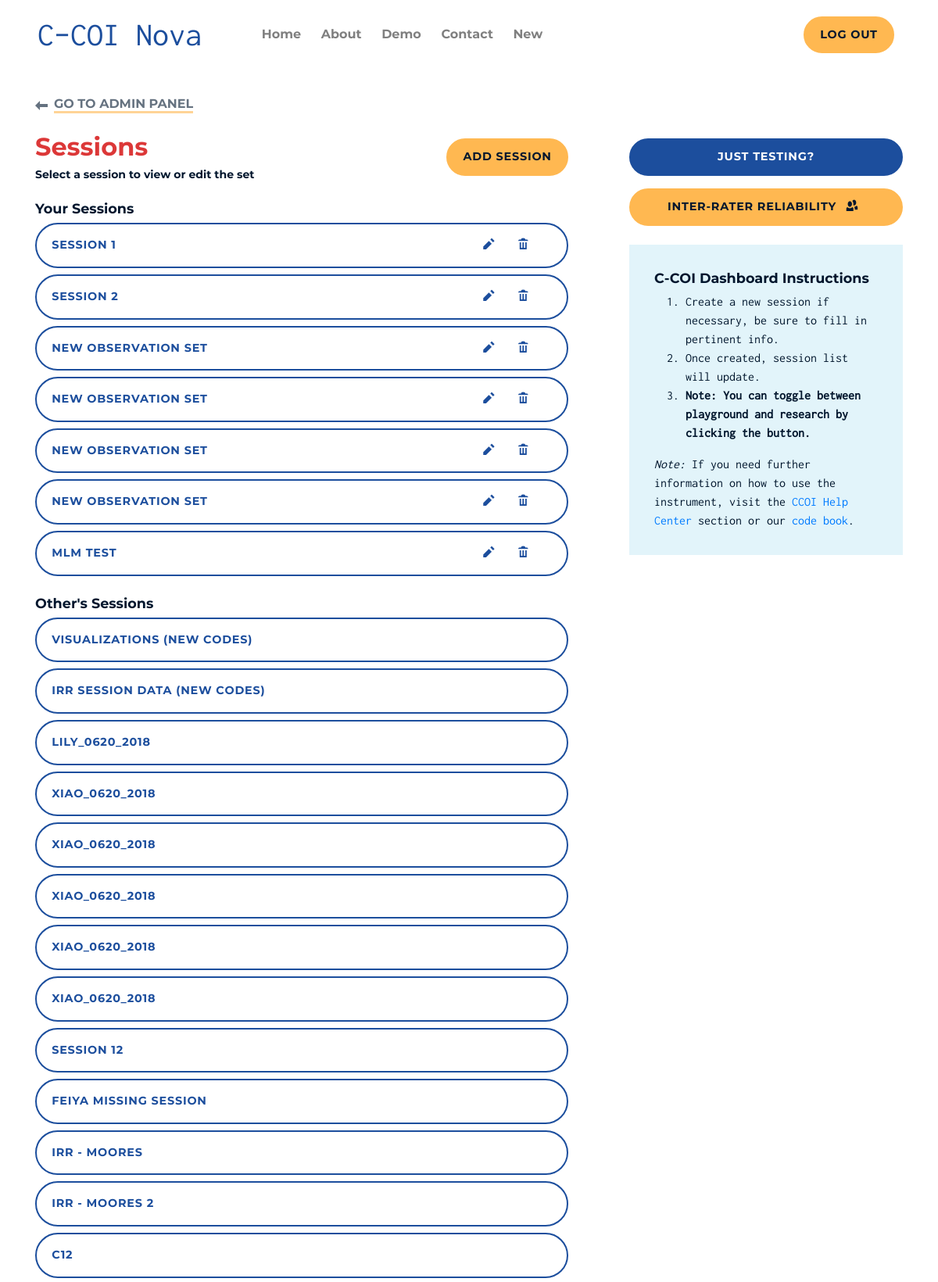
Page /newestccoi/ (signed in, upper part) on the committed database.
### tables this page shows
CREATE TABLE `tbSessions` (
  `id` int(11) unsigned NOT NULL AUTO_INCREMENT,
  `pathid` int(10) unsigned DEFAULT NULL,
  `name` varchar(100) DEFAULT NULL,
  `studentid` varchar(10) DEFAULT NULL,
  `videoid` int(10) unsigned DEFAULT NULL,
  `placetime` varchar(255) DEFAULT NULL,
  `notes` varchar(10000) DEFAULT NULL,
  `oldid` varchar(25) DEFAULT NULL,
  `createdon` datetime DEFAULT NULL,
  `inactive` tinyint(3) unsigned DEFAULT NULL,
  PRIMARY KEY (`id`)
);

### newestccoi/index.php (the view, shortened to what this page needs)
<?php
$page = "CCOI Tool";
include './includes/header.php';
$sessions = getSessions();
?>
<link rel="stylesheet" href="<?php echo $devprodroot; ?>/css/popup.css">
        <main role="main">
            <div class="container-fluid">
                <div class="container">
                   <div class="row py-3">
<?php if ( count($_SESSION['myappids']) > 1): ?>
                    <div class="col-md-12">
                        <div id="session_go_back" class="row pt-3 pb-4">
                            <div class="col">
                                <a class="underlined-btn" href="group"><span class="oi oi-arrow-thick-left mr-2"></span><span class="btn-text">Select a Different Research Group</span></a>
                            </div>
                        </div>
                    </div>
<?php endif; if ( $_SESSION['roles'][$_SESSION['currentlyloadedapp']]['admin'] == true): ?>
                    <div class="col-md-12">
                        <div id="session_go_back" class="row pt-3 pb-4">
                            <div class="col">
                                <a class="underlined-btn" href="admin?id=<?= $_SESSION['currentlyloadedapp']; ?>"><span class="oi oi-arrow-thick-left mr-2"></span><span class="btn-text">Go to Admin Panel</span></a>
                            </div>
                        </div>
                    </div>
<?php endif; ?>
                        <div class="col-md-8">
                            <div class="row pr-md-5">
                                <div class="col-md-8 col-12">
                                    <h1 class="red-font" id="pageTitle">Sessions</h1>
                                    <h5 style="text-transform: none;" id="pageDesc">Select a session to view or edit the set</h5>
                                </div>
                                <div class="col-md-4 col-12 pt-2">
                                    <button id="new_session_button" type="button" class="btn btn-gold float-right" data-toggle="tooltip" data-html="true" title="Click here to start" onclick="blurScreen(); showNewSess();">Add Session</button>
                                </div>
                            </div>
                            <div class="row pt-3 pr-md-5">
                                <div class="col-12 btn-div">
                                    <div id="research_content">
                                        <h4>Your Sessions</h4>
                                        <ul id="research_session_list" class="mb-4">
<?php foreach ($sessions['research'] as $index => $currentSession): ?>
                                            <li class="session-listing my-2" id="research-<?= $currentSession['id']; ?>" style="display:flex; flex-wrap:no-wrap;">
                                                <div style="width:84%;">
                                                    <a class="btn-link session-edit" href="obz?id=<?= $currentSession['id']; ?>"><?= $currentSession['name'] ?></a>
                                                </div>
                                                <div style="width:14%; display:flex; justify-content:space-around;">
                                                    <a class="btn-link session-edit" href="obz?id=<?= $currentSession['id']; ?>"><span class="oi oi-pencil" title="Edit Session" aria-hidden="true"></span></a>
                                                    <a class="btn-link" href="javascript:void(0)" onclick="deleteSession(<?= $currentSession['id']; ?>)"><span class="oi oi-trash" title="Delete Session" aria-hidden="true"></span></a>
                                                </div>
                                            </li>
<?php endforeach; ?>
                                        </ul>
                                        <h4>Other's Sessions</h4>
                                        <ul id="others_session_list" class="mb-4">
<?php foreach ($sessions['others'] as $index => $currentSession): ?>
                                            <li class="session-listing my-2" id="others-<?= $currentSession['id']; ?>" style="display:flex; flex-wrap:no-wrap;">
                                            <div style="width:96%;">
                                                    <a class="btn-link session-edit" href="obz?id=<?= $currentSession['id']; ?>"><?= $currentSession['name'] ?></a>
                                                </div>
                                            </li>
<?php endforeach; ?>
                                        </ul>
                                    </div>
                                </div>
                            </div>
                        </div>
                        <div class="col-md-4 col-12">
                            <div class="row">
                                <div class="col">
                                    <button id="switch_mode_button" class="btn btn-blue btn-full-width my-2" onclick='switchMode()'>Just Testing?</button>
                                    <button id="irr_button" class="btn btn-gold btn-full-width my-2" onclick="location.href='https://ccoi.education.ufl.edu/newestccoi/api/ccoi_irr_viewer'">Inter-Rater Reliability <span class="oi oi-people px-2" title="Inter-Rater Reliability"></span></button>
                                </div>
                            </div>
                            <div class="sticky-top">
                                <div id="demo_help_box" class="row pt-3">
                                    <div class="col">
                                        <div class="md-boxed-content light-blue-background">
                                            <h4>C-COI Dashboard Instructions</h4>
                                            <ol id="demo_help_ol">
                                                <li>Create a new session if necessary, be sure to fill in pertinent info.</li>
                                                <li>Once created, session list will update.</li>
                                                <li><strong>Note: You can toggle between playground and research by clicking the button.</strong></li>
                                            </ol>
                                            <em>Note:</em> If you need further information on how to use the instrument, visit the <a href="/about#learn">CCOI Help Center</a> section or our <a target="_blank" href="/assets/files/CCOI_Code_Book.pdf">code book</a>.
                                        </div>
                                    </div>
                                </div>
                            </div>
                        </div>
                    </div>
                </div>
            </div>
        </main>
    </body>
</html>
<?php
function getSessions(){
    if( !empty($_SESSION['pid']) && is_numeric($_SESSION['pid']) ){
        $db = $GLOBALS["db"];
        $uid=$_SESSION['pid']+0;
        if(is_numeric($uid)){
            $return=mysqli_query($db,"SELECT sessionid FROM tbPeopleAppSessions WHERE personid='$uid' AND appid='{$_SESSION['currentlyloadedapp']}' AND inactive IS NULL");
            while($d=mysqli_fetch_assoc($return)){$sessionids[]=$d['sessionid'];}
            $sidstext=implode(',',$sessionids);
            $return=mysqli_query($db,"SELECT sessionid FROM tbPeopleAppSessions WHERE personid!='$uid' AND appid='{$_SESSION['currentlyloadedapp']}' AND inactive IS NULL AND id != '132'");
            while($d=mysqli_fetch_assoc($return)){$othersessionids[]=$d['sessionid'];}
            $othersidstext=implode(',',$othersessionids);
            $return=mysqli_query($db,"SELECT sessionid FROM tbPeopleAppPlaygrounds WHERE personid='$uid' AND appid='{$_SESSION['currentlyloadedapp']}' AND inactive IS NULL");
            while($d=mysqli_fetch_assoc($return)){$playids[]=$d['sessionid'];}
            $playidstext=implode(',',$playids);
            $return=mysqli_query($db,"SELECT s.*, v.url FROM tbSessions s LEFT JOIN tbVideos v ON s.videoid=v.id WHERE s.id IN ($sidstext) AND s.inactive IS NULL");
            while($d=mysqli_fetch_assoc($return)){$allSessions['research'][]=$d; }
            $return=mysqli_query($db,"SELECT s.*, v.url FROM tbSessions s LEFT JOIN tbVideos v ON s.videoid=v.id WHERE s.id IN ($othersidstext) AND s.inactive IS NULL");
            while($d=mysqli_fetch_assoc($return)){
                $allSessions['others'][]=$d;
            }
            $return=mysqli_query($db,"SELECT s.*, v.url FROM tbPlaygrounds s LEFT JOIN tbVideos v ON s.videoid=v.id WHERE s.id IN ($playidstext) AND s.inactive IS NULL");
            while($d=mysqli_fetch_assoc($return)){$allSessions['playground'][]=$d;}
            return $allSessions;
        }
        else{
            return "<br>UID isn't numberic :(";
        }
    }
    else
        return "<br>Session isn't valid :(";
}
?>

### newestccoi/includes/header.php (shortened to what this page needs)
<?php
$includeroot= $_SERVER['DOCUMENT_ROOT'];			$devprodroot='/newestccoi';			$serverroot=$_SERVER['SERVER_NAME'];
?>
<!DOCTYPE html>
<html lang="en">
<head>
    <link rel="stylesheet" href="<?php echo $devprodroot; ?>/css/app.css">
</head>
<body data-spy="<?php echo $dataSpy?>" data-target="<?php echo $dataTarget?>" data-offset="<?php echo $dataOffset?>">
<nav class="navbar navbar-expand-lg navbar-light px-md-5">
    <a class="navbar-brand" href="/">C-COI Nova</a>
    <div class="collapse navbar-collapse" id="navbarNavDropdown">
        <ul class="nav navbar-nav px-md-5">
            <li class="nav-item <?php echo ($page == "home" ? "active" : "")?>">
                <a class="nav-link" href="/">Home</a>
            </li>
            <li class="nav-item <?php echo ($page == "about" ? "active" : "")?>">
                <a class="nav-link" href="/about">About</a>
            </li>
            <li class="nav-item <?php echo ($page == "demo" ? "active" : "")?>">
                <a class="nav-link" href="/demo">Demo</a>
            </li>
            <li class="nav-item <?php echo ($page == "contact" ? "active" : "")?>">
                <a class="nav-link" href="/contact">Contact</a>
            </li>
            <li class="nav-item <?php echo ($page == "dashboard" ? "active" : "")?>">
                <a class="nav-link" href="/newestccoi/">New</a>
            </li>
        </ul>
        <ul class="nav navbar-nav ml-auto">
            <?php if(isset($_SESSION['pid'])) : ?>
                <a class="btn btn-gold my-2 mx-sm-2" href="/newestccoi/api/ccoi_logout" type="button">Log Out</a>
            <?php endif; ?>
        </ul>
    </div>
</nav>

### rows in the picture
tbsessions: name "SESSION 1"
tbsessions: name "SESSION 2"
tbsessions: name "NEW OBSERVATION SET"
tbsessions: name "NEW OBSERVATION SET"
tbsessions: name "NEW OBSERVATION SET"
tbsessions: name "NEW OBSERVATION SET"
tbsessions: name "MLM TEST"
tbsessions: name "VISUALIZATIONS (NEW CODES)"
tbsessions: name "IRR SESSION DATA (NEW CODES)"
tbsessions: name "LILY_0620_2018"
tbsessions: name "XIAO_0620_2018"
tbsessions: name "XIAO_0620_2018"
tbsessions: name "XIAO_0620_2018"
tbsessions: name "XIAO_0620_2018"
tbsessions: name "XIAO_0620_2018"
tbsessions: name "SESSION 12"
tbsessions: name "FEIYA MISSING SESSION"
tbsessions: name "IRR - MOORES"
tbsessions: name "IRR - MOORES 2"
tbsessions: name "C12"
